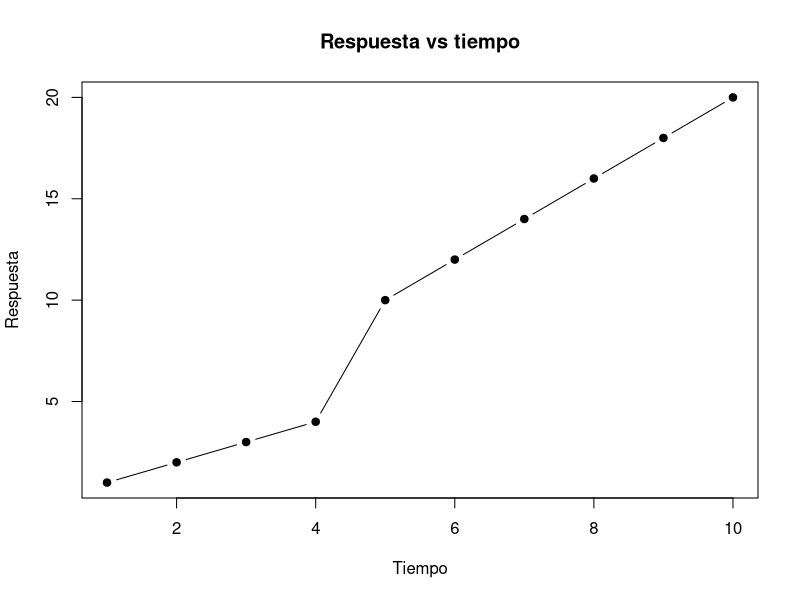

R code for this plot: (Note: this script raises an error after producing the figure.)
#Graficos de base.
tiempo <- c(1:10)
respuesta <- c(1:4, seq(10, 20, 2))  

plot(tiempo,respuesta,
     type='b',
     pch=19,
     col="black",
     main = "Respuesta vs tiempo",
     ylab = "Respuesta",
     xlab = "Tiempo")


#Ejemplo de histograma con dataset de Spotify.

head(spotify) #Conocer como está estructurado el dataset
str(spotify)  #Conocer a detalle los datos de cada columna  
nrow(spotify) #Conocer el número de observaciones.
ncol(spotify) #Conocer el número de columnas.
mean(spotify$duration_ms) #Conocer la media de duración de las canciones en ms.
median(spotify$acousticness)#Conocer la mediana de acústica.

duracion <- ((spotify$duration_ms/1000)/60) #convertir el tiempo en ms a minutos.

#Graficar el historial de casos para conocer en qué rango de minutos existen más registros.
set.seed(123)
ejemplo <- rnorm(n = 10000, mean = 0, sd = 1)
hist(duracion, col='orange', breaks=40, 
     ylab = "Frecuencia", main = "Histograma ejemplo")
